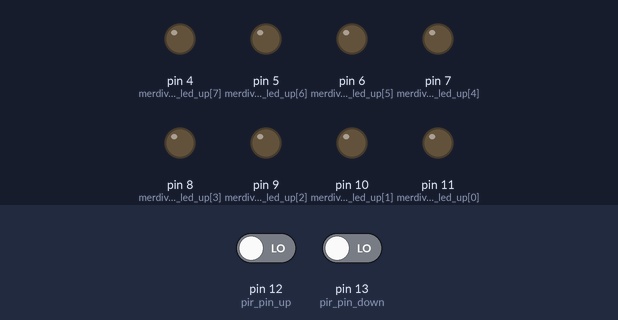
The sketch below on a simulated Arduino Uno, built with avr-gcc and run on an emulated ATmega328P. Parts: output pins drawn as LEDs (lit = HIGH). The test bench sets the inputs (shaded band); at power-on: pin 12 (pir_pin_up) LOW, pin 13 (pir_pin_down) LOW.

Above: at 1.2 s.
1.3 s: pin 12 (pir_pin_up) driven HIGH
At 5.1 s:
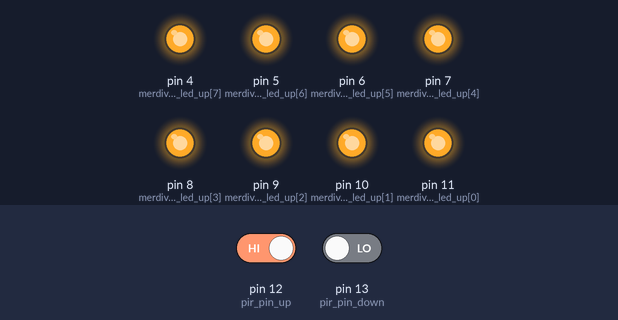
At 10.1 s:
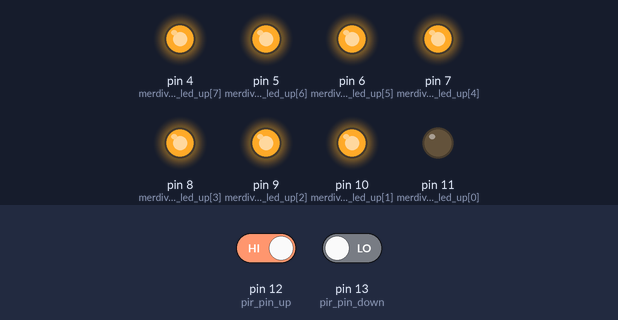
Timing chart, 0 to 12.6 s (numbered marks = the images above; inputs shaded):
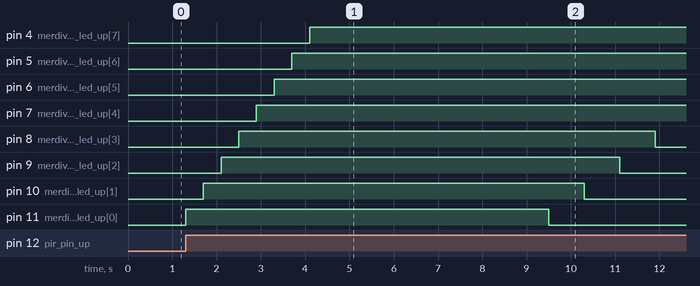

Measured:
- after the input at 1.3 s, pin 4 (merdiven_led_up[7]): LOW → HIGH after 2.8 s; pin 5 (merdiven_led_up[6]): LOW → HIGH after 2.4 s; pin 6 (merdiven_led_up[5]): LOW → HIGH after 2.0 s; pin 7 (merdiven_led_up[4]): LOW → HIGH after 1.6 s; pin 8 (merdiven_led_up[3]): LOW → HIGH after 1.2 s, → LOW 9.4 s later

The sketch:

Merdiven_8_basamak.ino
```cpp
/* Dizi ve fonksiyon kullanımlarına örnek _ an example string and functions...
  Basit ve kolay bir merdiven aydınlatma örneği _ simple and easy stair lights...
  https://github.com/ronaer/Smart-stair-lights.git
  www.ronaer.com
  TR.ALP.18 >>> youtube
*/

const int pir_pin_up = 12; // merdivenin üstündeki pir sensor pini tanımlama
const int pir_pin_down = 13; // merdivenin altındaki pir sensor pini tanımlama
int pir_up_deger;
int pir_down_deger;

int merdiven_led_up[8] = {11, 10, 9, 8, 7, 6, 5, 4,}; // 11 adet led için dizi tanımı _ string
int merdiven_led_down[8] = {4, 5, 6, 7, 8, 9, 10, 11,}; // 11 adet led için dizi tanımı ters sırada_ reverse string

int y = 400;  // yanma aralığı süresi _ light on interval
int b = 5000; // yandıktan sonra geri sönmek için bekleme süresi _ light off interval after full lighting
int s = 800;  // sönme aralığı süresi _ light off interval

void setup() {
  pinMode(pir_pin_up, INPUT); // üstteki pir sensor pini giriş tanımlandı
  pinMode(pir_pin_down, INPUT); // alttaki pir sensor pini giriş tanımlandı

  for (int i = 0; i < 8; i++)
  {
    pinMode(merdiven_led_up[i], OUTPUT); //dizideki tüm ledler çıkış olarak ayarlandı
    pinMode(merdiven_led_down[i], OUTPUT); //dizideki tüm ledler çıkış olarak ayarlandı
  }

}

void loop()
{
  pir_up_deger = digitalRead(pir_pin_up); //üst pir pin değeri pir_up_deger e atandı
  pir_down_deger = digitalRead(pir_pin_down); //alt pir pin değeri pir_down_deger e atandı

  if (pir_up_deger == HIGH) // eğer üst pir den sinyal gelirse
  {
    stairs_from_up(); // bu fonksiyonu çalıştır
  }


   if (pir_down_deger == HIGH) // eğer alt pir den sinyal gelirse
  {
    stairs_from_down();  // bu fonksiyonu çalıştır
  }


  else // bu şartlardan hiçbiri olmazsa
  {
    kapat();  // bu fonksiyonu çalıştır
  }


}
///////// fonksiyon tanımları \\\\\\\\\\

void stairs_from_up() // üstten merdivene ayak basıldığında çalışacak fonksiyon
  {
  for (int i = 0; i < 8; i++)
  {
    digitalWrite(merdiven_led_up[i], HIGH);
    delay(y);
  }
  delay(b);
  for (int i = 0; i < 8; i++)
  {
    digitalWrite(merdiven_led_up[i], LOW);
    delay(s);
  }

}

void stairs_from_down()  // alltan merdivene ayak basıldığında çalışacak fonksiyon
{
  for (int i = 0; i < 8; i++)
  {
    digitalWrite(merdiven_led_down[i], HIGH);
    delay(y);
  }
  delay(b);
  for (int i = 0; i < 8; i++)
  {
    digitalWrite(merdiven_led_down[i], LOW);
    delay(s);
  }


}

void kapat() // if komut şartlarının oluşmadığı durumda çalışacak fonksiyon
{
  for (int i = 0; i < 8; i++)
  {
    digitalWrite(merdiven_led_up[i], LOW);
    digitalWrite(merdiven_led_down[i], LOW);

  }
}
```
